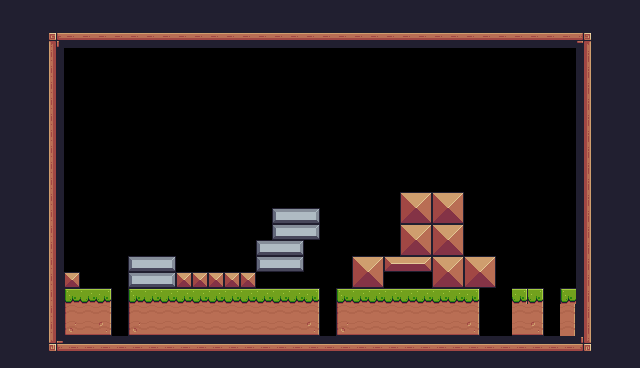

Rendered tile map (Tiled .tmx) drawn with the repository's tilesets; below, a short description and the full map source, tile grids included:
An orthogonal 40x23 tile map with 16x16 px tiles, 1 tile layer (background) and 1 object (Player).

<map version="1.10" tiledversion="1.12.2" orientation="orthogonal" renderorder="right-down" width="40" height="23" tilewidth="16" tileheight="16" infinite="0" nextlayerid="3" nextobjectid="4">
 <tileset firstgid="1" source="PixelAdventure.tsx" />
 <layer id="1" name="background" class="Player" width="40" height="23">
  <data encoding="csv">
112,112,112,112,112,112,112,112,112,112,112,112,112,112,112,112,112,112,112,112,112,112,112,112,112,112,112,112,112,112,112,112,112,112,112,112,112,112,112,112,
112,112,112,112,112,112,112,112,112,112,112,112,112,112,112,112,112,112,112,112,112,112,112,112,112,112,112,112,112,112,112,112,112,112,112,112,112,112,112,112,
112,112,112,89,90,90,90,90,90,90,90,90,90,90,90,90,90,90,90,90,90,90,90,90,90,90,90,90,90,90,90,90,90,90,90,90,91,112,112,112,
112,112,112,111,0,0,0,0,0,0,0,0,0,0,0,0,0,0,0,0,0,0,0,0,0,0,0,0,0,0,0,0,0,0,0,0,113,112,112,112,
112,112,112,111,0,0,0,0,0,0,0,0,0,0,0,0,0,0,0,0,0,0,0,0,0,0,0,0,0,0,0,0,0,0,0,0,113,112,112,112,
112,112,112,111,0,0,0,0,0,0,0,0,0,0,0,0,0,0,0,0,0,0,0,0,0,0,0,0,0,0,0,0,0,0,0,0,113,112,112,112,
112,112,112,111,0,0,0,0,0,0,0,0,0,0,0,0,0,0,0,0,0,0,0,0,0,0,0,0,0,0,0,0,0,0,0,0,113,112,112,112,
112,112,112,111,0,0,0,0,0,0,0,0,0,0,0,0,0,0,0,0,0,0,0,0,0,0,0,0,0,0,0,0,0,0,0,0,113,112,112,112,
112,112,112,111,0,0,0,0,0,0,0,0,0,0,0,0,0,0,0,0,0,0,0,0,0,0,0,0,0,0,0,0,0,0,0,0,113,112,112,112,
112,112,112,111,0,0,0,0,0,0,0,0,0,0,0,0,0,0,0,0,0,0,0,0,0,0,0,0,0,0,0,0,0,0,0,0,113,112,112,112,
112,112,112,111,0,0,0,0,0,0,0,0,0,0,0,0,0,0,0,0,0,0,0,0,0,0,0,0,0,0,0,0,0,0,0,0,113,112,112,112,
112,112,112,111,0,0,0,0,0,0,0,0,0,0,0,0,0,0,0,0,0,0,0,0,0,0,0,0,0,0,0,0,0,0,0,0,113,112,112,112,
112,112,112,111,0,0,0,0,0,0,0,0,0,0,0,0,0,0,0,0,0,0,0,0,0,36,37,36,37,0,0,0,0,0,0,0,113,112,112,112,
112,112,112,111,0,0,0,0,0,0,0,0,0,0,0,0,0,101,102,103,0,0,0,0,0,58,59,58,59,0,0,0,0,0,0,0,113,112,112,112,
112,112,112,111,0,0,0,0,0,0,0,0,0,0,0,0,0,101,102,103,0,0,0,0,0,36,37,36,37,0,0,0,0,0,0,0,113,112,112,112,
112,112,112,111,0,0,0,0,0,0,0,0,0,0,0,0,101,102,103,0,0,0,0,0,0,58,59,58,59,0,0,0,0,0,0,0,113,112,112,112,
112,112,112,111,0,0,0,0,101,102,103,0,0,0,0,0,101,102,103,0,0,0,36,37,13,14,15,36,37,36,37,0,0,0,0,0,113,112,112,112,
112,112,112,111,35,0,0,0,101,102,103,35,35,35,35,35,0,0,0,0,0,0,58,59,0,0,0,58,59,58,59,0,0,0,0,0,113,112,112,112,
112,112,112,111,7,8,9,0,7,8,8,8,8,8,8,8,8,8,8,9,0,7,8,8,8,8,8,8,8,9,0,0,9,9,0,7,113,112,112,112,
112,112,112,111,29,30,31,0,29,30,30,30,30,30,30,30,30,30,30,31,0,29,30,30,30,30,30,30,30,31,0,0,30,31,0,31,113,112,112,112,
112,112,112,111,51,52,53,0,51,52,52,52,52,52,52,52,52,52,52,53,0,51,52,52,52,52,52,52,52,53,0,0,52,53,0,31,113,112,112,112,
112,112,112,133,134,134,134,134,134,134,134,134,134,134,134,134,134,134,134,134,134,134,134,134,134,134,134,134,134,134,134,134,134,134,134,134,135,112,112,112,
112,112,112,112,112,112,112,112,112,112,112,112,112,112,112,112,112,112,112,112,112,112,112,112,112,112,112,112,112,112,112,112,112,112,112,112,112,112,112,112
</data>
 </layer>
 <objectgroup id="2" name="Spawnpoints">
  <object id="1" name="Player" type="Player" x="401.995" y="154.573" width="44.3144" height="36.2042" />
 </objectgroup>
</map>
